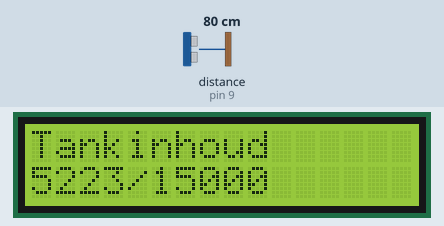
Bench run of a sketch on a simulated Arduino Uno, built with avr-gcc and run on an emulated ATmega328P. On the bench: 16×2 character LCD. Wiring (inferred from the names in the program): ultrasonic range finder: trigger pin 8; echo pin 9. Inputs (shaded band) come from the test bench; at power-on: distance to the obstacle (sensor on pin 9) 80 cm. The echo pulse lasts 58.3 µs per cm.

Above: at 3.2 s.
3.3 s: distance to the obstacle (sensor on pin 9) set to 2 cm
At 4.6 s:
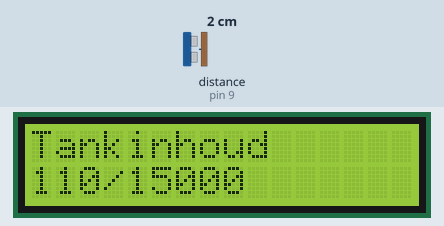
7.4 s: distance to the obstacle (sensor on pin 9) set to 250 cm
At 8.9 s:
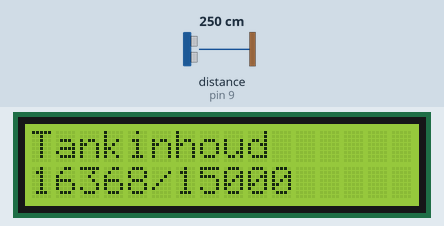
10.6 s: distance to the obstacle (sensor on pin 9) set to 4 cm
At 11.8 s:
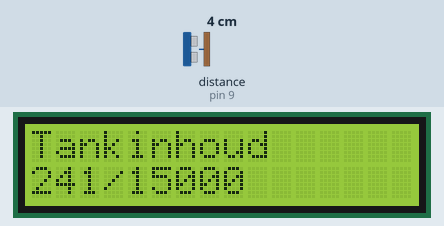
Timing chart, 0 to 13.6 s (numbered marks = the images above; inputs shaded):
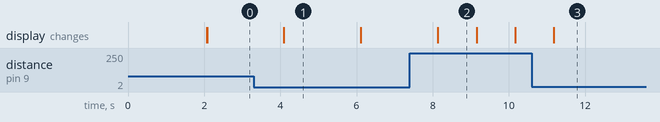

Measured:
- after the input at 3.3 s, the display: changes after 0.79 s (image 1)
- after the input at 7.4 s, the display: changes after 0.73 s (image 2)
- after the input at 10.6 s, the display: changes after 0.58 s (image 3)
- what the display in image 1 shows lasts 2.0 s, from 4.1 s to 6.1 s
- what the display in image 2 shows lasts 1.1 s, from 8.1 s to 9.2 s

The sketch:

waterMeting.ino
```cpp
/*
 * Author: Kristof Vanderbeke
 * Date:2018/9/05
 * IDE V1.6.9
 * Function: Measure liters still in watertank
 */
#include <LiquidCrystal.h>
LiquidCrystal lcd(12, 11, 5, 4, 3, 2);
const int TrigPin = 8;
const int EchoPin = 9;
float cm;
int liter;

void setup()
{
    lcd.begin(16, 2);
    lcd.print("  Welcome to ");
    lcd.setCursor(0, 1);
    lcd.print("     Smraza");
    delay(2000);
    lcd.clear();
    pinMode(TrigPin, OUTPUT);
    pinMode(EchoPin, INPUT);
}
void loop()
{
    digitalWrite(TrigPin, LOW);
    delayMicroseconds(2);
    digitalWrite(TrigPin, HIGH);
    delayMicroseconds(10);
    digitalWrite(TrigPin, LOW);
    cm = pulseIn(EchoPin, HIGH) / 58.0; //The echo time is converted into cm
    cm = (int(cm * 100.0)) / 100.0; //Keep two decimal places Serial.print("Distance\t=\t");
    liter = (int(cm * (15000.0 / 230.0)));
    lcd.clear(); //clear display
    lcd.print("Tankinhoud");
    lcd.setCursor(0, 1);
    String liters = String(liter);
    String Tankinhoud = liters + "/15000";
    lcd.print(Tankinhoud);
    delay(1000);
}
```
